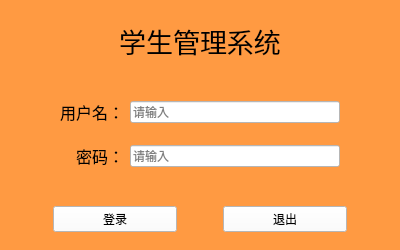
<?xml version="1.0" encoding="UTF-8"?>
<ui version="4.0">
 <class>Page_Login</class>
 <widget class="QWidget" name="Page_Login">
  <property name="geometry">
   <rect>
    <x>0</x>
    <y>0</y>
    <width>400</width>
    <height>250</height>
   </rect>
  </property>
  <property name="minimumSize">
   <size>
    <width>400</width>
    <height>250</height>
   </size>
  </property>
  <property name="maximumSize">
   <size>
    <width>400</width>
    <height>250</height>
   </size>
  </property>
  <property name="windowTitle">
   <string>登录</string>
  </property>
  <property name="styleSheet">
   <string notr="true">background-color: rgb(255, 154, 66);</string>
  </property>
  <layout class="QVBoxLayout" name="verticalLayout">
   <item>
    <widget class="QLabel" name="lb_title">
     <property name="minimumSize">
      <size>
       <width>0</width>
       <height>50</height>
      </size>
     </property>
     <property name="maximumSize">
      <size>
       <width>16777215</width>
       <height>60</height>
      </size>
     </property>
     <property name="font">
      <font>
       <family>华文楷体</family>
       <pointsize>20</pointsize>
      </font>
     </property>
     <property name="tabletTracking">
      <bool>false</bool>
     </property>
     <property name="text">
      <string>学生管理系统</string>
     </property>
     <property name="alignment">
      <set>Qt::AlignCenter</set>
     </property>
    </widget>
   </item>
   <item>
    <widget class="QWidget" name="widget_2" native="true">
     <layout class="QGridLayout" name="gridLayout">
      <item row="1" column="1">
       <widget class="QLabel" name="label_3">
        <property name="font">
         <font>
          <pointsize>12</pointsize>
         </font>
        </property>
        <property name="text">
         <string>密码：</string>
        </property>
        <property name="alignment">
         <set>Qt::AlignRight|Qt::AlignTrailing|Qt::AlignVCenter</set>
        </property>
       </widget>
      </item>
      <item row="1" column="2">
       <widget class="QLineEdit" name="le_password">
        <property name="styleSheet">
         <string notr="true">background-color: rgb(255, 255, 255);</string>
        </property>
        <property name="maxLength">
         <number>12</number>
        </property>
        <property name="echoMode">
         <enum>QLineEdit::Password</enum>
        </property>
        <property name="placeholderText">
         <string>请输入</string>
        </property>
       </widget>
      </item>
      <item row="0" column="3">
       <spacer name="horizontalSpacer">
        <property name="orientation">
         <enum>Qt::Horizontal</enum>
        </property>
        <property name="sizeType">
         <enum>QSizePolicy::Minimum</enum>
        </property>
        <property name="sizeHint" stdset="0">
         <size>
          <width>40</width>
          <height>20</height>
         </size>
        </property>
       </spacer>
      </item>
      <item row="0" column="2">
       <widget class="QLineEdit" name="le_user">
        <property name="styleSheet">
         <string notr="true">background-color: rgb(255, 255, 255);</string>
        </property>
        <property name="maxLength">
         <number>12</number>
        </property>
        <property name="placeholderText">
         <string>请输入</string>
        </property>
       </widget>
      </item>
      <item row="0" column="1">
       <widget class="QLabel" name="label_2">
        <property name="font">
         <font>
          <pointsize>12</pointsize>
         </font>
        </property>
        <property name="text">
         <string>用户名：</string>
        </property>
        <property name="alignment">
         <set>Qt::AlignRight|Qt::AlignTrailing|Qt::AlignVCenter</set>
        </property>
       </widget>
      </item>
      <item row="0" column="0">
       <spacer name="horizontalSpacer_2">
        <property name="orientation">
         <enum>Qt::Horizontal</enum>
        </property>
        <property name="sizeType">
         <enum>QSizePolicy::Minimum</enum>
        </property>
        <property name="sizeHint" stdset="0">
         <size>
          <width>40</width>
          <height>20</height>
         </size>
        </property>
       </spacer>
      </item>
     </layout>
    </widget>
   </item>
   <item>
    <widget class="QWidget" name="widget" native="true">
     <property name="maximumSize">
      <size>
       <width>16777215</width>
       <height>40</height>
      </size>
     </property>
     <layout class="QHBoxLayout" name="horizontalLayout">
      <property name="leftMargin">
       <number>2</number>
      </property>
      <property name="topMargin">
       <number>0</number>
      </property>
      <property name="rightMargin">
       <number>2</number>
      </property>
      <property name="bottomMargin">
       <number>0</number>
      </property>
      <item>
       <spacer name="horizontalSpacer_3">
        <property name="orientation">
         <enum>Qt::Horizontal</enum>
        </property>
        <property name="sizeType">
         <enum>QSizePolicy::Minimum</enum>
        </property>
        <property name="sizeHint" stdset="0">
         <size>
          <width>40</width>
          <height>20</height>
         </size>
        </property>
       </spacer>
      </item>
      <item>
       <widget class="QPushButton" name="btn_login">
        <property name="minimumSize">
         <size>
          <width>0</width>
          <height>25</height>
         </size>
        </property>
        <property name="styleSheet">
         <string notr="true">background-color: rgb(255, 255, 255);</string>
        </property>
        <property name="text">
         <string>登录</string>
        </property>
       </widget>
      </item>
      <item>
       <spacer name="horizontalSpacer_4">
        <property name="orientation">
         <enum>Qt::Horizontal</enum>
        </property>
        <property name="sizeType">
         <enum>QSizePolicy::Minimum</enum>
        </property>
        <property name="sizeHint" stdset="0">
         <size>
          <width>40</width>
          <height>20</height>
         </size>
        </property>
       </spacer>
      </item>
      <item>
       <widget class="QPushButton" name="btn_exit">
        <property name="minimumSize">
         <size>
          <width>0</width>
          <height>25</height>
         </size>
        </property>
        <property name="styleSheet">
         <string notr="true">
background-color: rgb(255, 255, 255);</string>
        </property>
        <property name="text">
         <string>退出</string>
        </property>
       </widget>
      </item>
      <item>
       <spacer name="horizontalSpacer_5">
        <property name="orientation">
         <enum>Qt::Horizontal</enum>
        </property>
        <property name="sizeType">
         <enum>QSizePolicy::Minimum</enum>
        </property>
        <property name="sizeHint" stdset="0">
         <size>
          <width>40</width>
          <height>20</height>
         </size>
        </property>
       </spacer>
      </item>
     </layout>
    </widget>
   </item>
  </layout>
 </widget>
 <tabstops>
  <tabstop>le_user</tabstop>
  <tabstop>le_password</tabstop>
  <tabstop>btn_login</tabstop>
  <tabstop>btn_exit</tabstop>
 </tabstops>
 <resources/>
 <connections/>
</ui>
